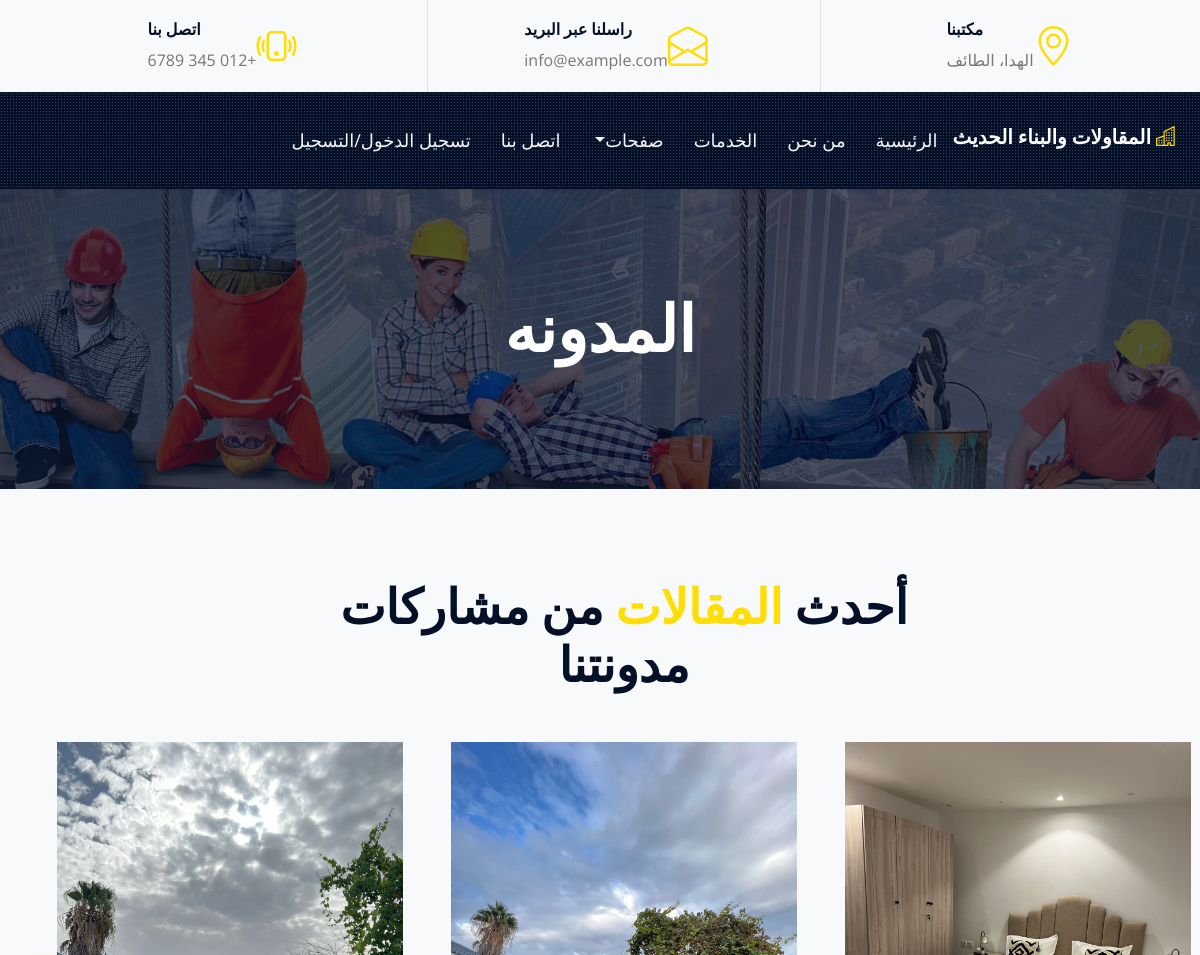
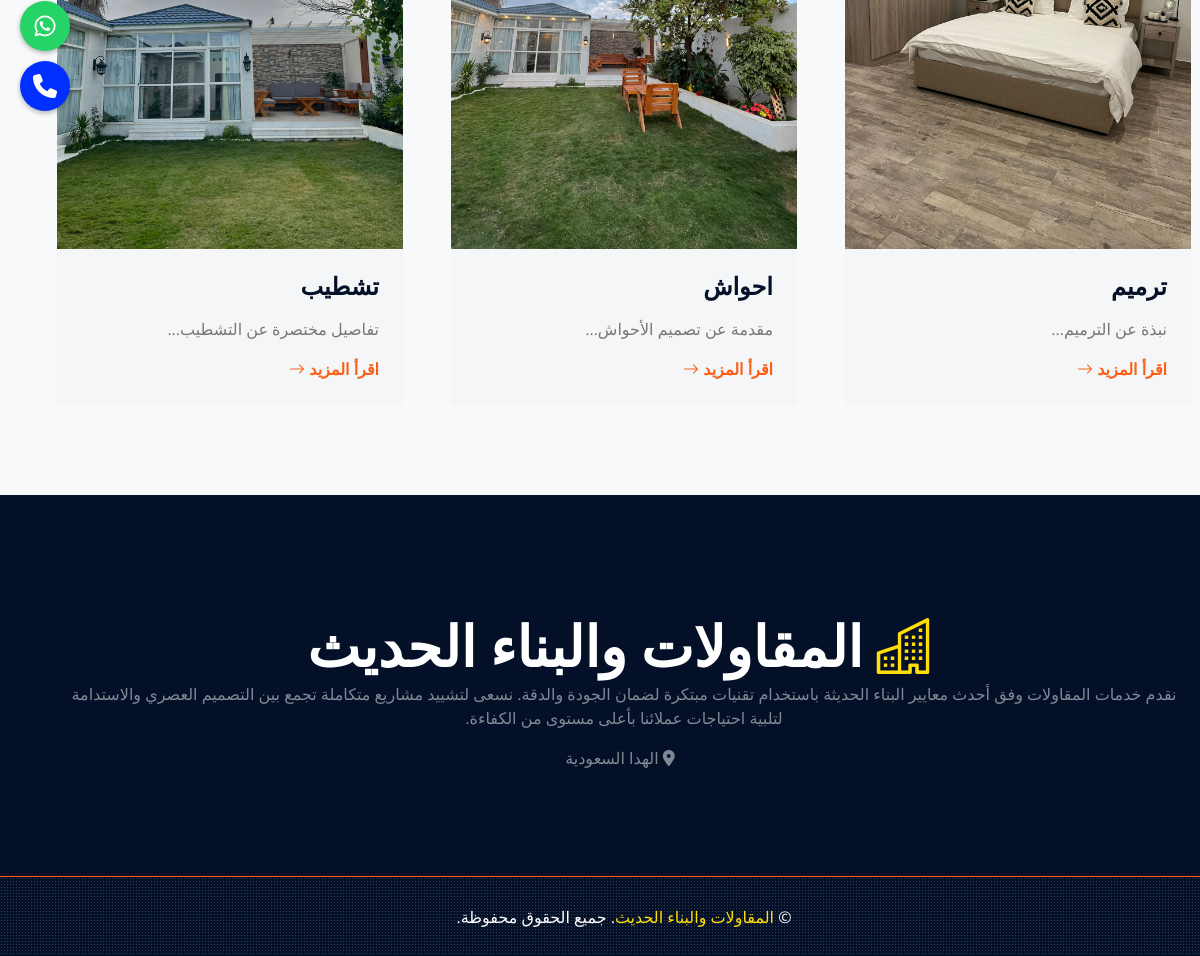
Screenshot of /blog.php with the database file from the repository (2 pictures, top to bottom).
### tables this page shows
CREATE TABLE `blog_articles` (
  `id` int(11) NOT NULL,
  `title` varchar(255) NOT NULL,
  `short_details` text NOT NULL,
  `full_details` text NOT NULL,
  `image` varchar(255) NOT NULL
);

### blog.php (the view, shortened to what this page needs)
    <?php include("include/header.php");?>
    <div class="container-fluid page-header">
        <h1 class="display-3 text-uppercase text-white mb-3">المدونه</h1>
    </div>
<?php
$query = "SELECT id, title, short_details, image FROM blog_articles ORDER BY id DESC";
$result = mysqli_query($con, $query);
?>
<div class="container-fluid py-6 ps-5 pe-0">
    <div class="text-center mx-auto mb-5" style="max-width: 600px;">
        <h1 class="display-5 text-uppercase mb-4">أحدث <span class="text-primary">المقالات</span> من مشاركات مدونتنا</h1>
    </div>
    <div class="row g-5">
        <?php while($article = mysqli_fetch_assoc($result)): ?>
        <div class="col-lg-4 col-md-6">
            <div class="bg-light">
                <img class="img-fluid" src="admin/uploads/<?= htmlspecialchars($article['image']) ?>" alt="<?php echo htmlspecialchars($article['title']); ?>">
                <div class="p-4">
                    <h4 class="text-uppercase mb-3"><?php echo htmlspecialchars($article['title']); ?></h4>
                    <p><?php echo htmlspecialchars(mb_strimwidth($article['short_details'], 0, 80, '...')); ?></p>
                    <a class="text-uppercase fw-bold" href="blog_details.php?id=<?php echo $article['id']; ?>">اقرأ المزيد <i class="bi bi-arrow-right"></i></a>
                </div>
            </div>
        </div>
        <?php endwhile; ?>
    </div>
</div>
<?php include("include/footer.php");?>

### css/style.css (style rules this page uses)
:root { --primary: #ffde08; --secondary: #FDBE33; --light: #F4F6F8; --dark: #040F28; }
.py-6 { padding-top: 90px; padding-bottom: 90px; }
.page-header { height: 300px; display: flex; flex-direction: column; align-items: center; justify-content: center; background: linear-gradient(rgba(4, 15, 40, .7), rgba(4, 15, 40, .7)), url(../img/carousel-1.jpg) center center no-repeat; background-size: cover; }

### include/header.php (style rules this page uses)
* { margin: 0; padding: 0; box-sizing: border-box; }
html, body { width: 100%; height: 100%; margin: 0; padding: 0; overflow-x: hidden; background-color: #f8f9fa; }
body { background-color: #f8f9fa; direction: rtl; text-align: right; overflow-x: hidden; }
.row { display: flex; flex-wrap: wrap; margin-inline: -15px; }

### rows the page displays
blog_articles: image (picture), title "ترميم", short_details "نبذة عن الترميم..."
blog_articles: image (picture), title "احواش", short_details "مقدمة عن تصميم الأحواش..."
blog_articles: image (picture), title "تشطيب", short_details "تفاصيل مختصرة عن التشطيب..."
